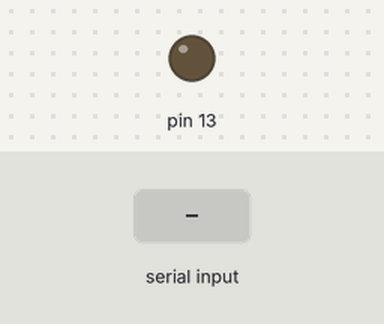
Simulated run of this sketch. Board: Arduino Uno, built with avr-gcc and run on an emulated ATmega328P. Shown: output pins drawn as LEDs (lit = HIGH). Dashed ring = blinking. The test bench sets the inputs (shaded band). What the sketch prints to the serial monitor is not drawn.

Above: at 1.2 s.
1.3 s: "1\n" received over Serial
At 4.8 s:
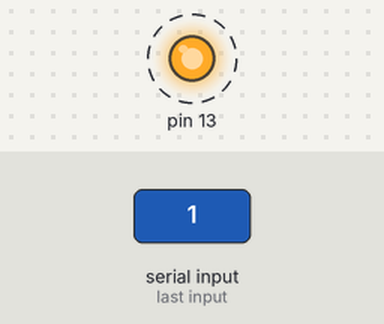
Timing chart, 0 to 10.3 s (numbered marks = the images above; inputs shaded):
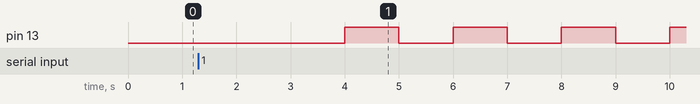

Measured:
- by itself, pin 13: alternates HIGH for 1.0 s and LOW for 1.0 s

The sketch:

Arduino_killswitch.ino
```cpp
void setup() {
  Serial.begin(9600);
  pinMode(13, OUTPUT);
}
void loop() {
  static int amIdead = 0;
  if (amIdead == 0) {
    if (Serial.available() > 0 && (Serial)) {

      String data = Serial.readStringUntil('\n');
      Serial.print("You sent me: ");
      Serial.println(data);
      Serial.write("Received!");
    }
    else {
      delay(2000);
      if (Serial.available() == 0 || !(Serial)) {
        amIdead = 1;
        Serial.write("Dead");

      }
    }
  }

  else {
      digitalWrite(13, HIGH); // sets the digital pin 13 on
      delay(1000);            // waits for a second
      digitalWrite(13, LOW);  // sets the digital pin 13 off
      delay(1000);            // waits for a second
      Serial.write("Surfacing because I died");
  }
}
```
